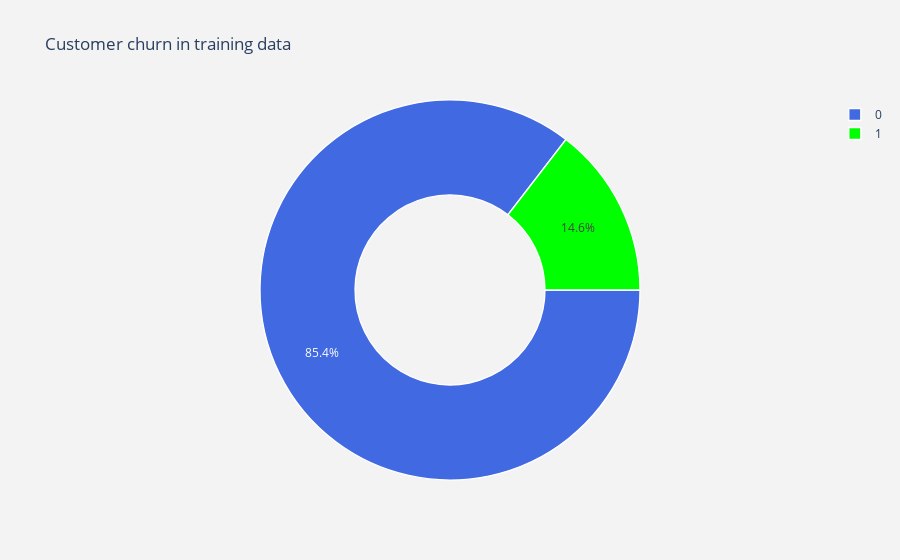

Notebook code for this chart:
### Code cell
#Remake the donut plot to make sure the labels are correctly encoded
trace = go.Pie(labels = telco_tr_cp["Churn"].value_counts().keys().tolist(),
               values = telco_tr_cp["Churn"].value_counts().values.tolist(),
               marker = dict(colors = ['royalblue','lime'],
                             line = dict(color = "white", width =  1.3)
                            ),
               rotation = 90,
               hoverinfo = "label+value+text",
               hole = .5
              )
layout = go.Layout(dict(title = "Customer churn in training data",
                        plot_bgcolor = "rgb(243,243,243)",
                        paper_bgcolor = "rgb(243,243,243)",
                       )
                  )
data = [trace]

fig = go.Figure(data = data, layout = layout)
py.iplot(fig)

### Figure 1 — Plotly figure (JSON) as saved in the notebook; plotly's stock layout.template omitted (floating-point values rounded to 4 significant figures)
{"data": [{"hole": 0.5, "hoverinfo": "label+value+text", "labels": [0, 1], "marker": {"colors": ["royalblue", "lime"], "line": {"color": "white", "width": 1.3}}, "rotation": 90, "values": [2278, 388], "type": "pie"}], "layout": {"paper_bgcolor": "rgb(243,243,243)", "plot_bgcolor": "rgb(243,243,243)", "title": {"text": "Customer churn in training data"}, "autosize": true}}
